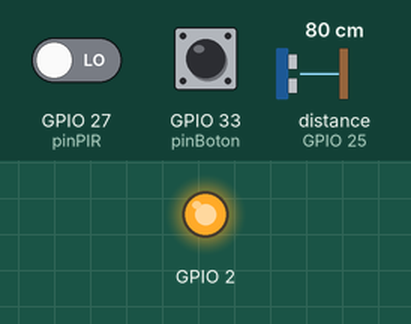
The sketch below on a simulated ESP32. On the bench: output pins drawn as LEDs (lit = HIGH). The inputs (shaded band) are chosen by the test bench; at power-on: GPIO 27 (pinPIR) LOW, GPIO 33 (pinBoton) LOW, distance to the obstacle (sensor on GPIO 25) 80 cm. The echo pulse lasts 58.3 µs per cm; WiFi joins after 1.5 s; servers stay silent unless stated; web services answer with replies made up by the test bench; pins used as bus, display or sensor lines are not drawn; what the sketch prints to the serial monitor is not drawn.

Above: at 0.01 s.
At 3.0 s:
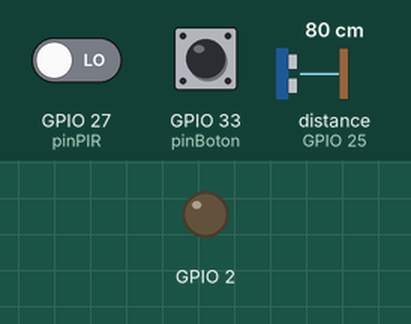
3.1 s: GPIO 27 (pinPIR) driven HIGH
Timing chart, 0 to 6.1 s (numbered marks = the images above; inputs shaded):
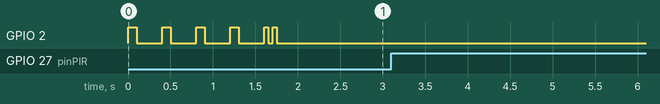

The sketch:

E1.ino
```cpp
/*---------------------------------------------
  Curso de Desarrollo IoT
  Módulo: Masters
  Clase: 5
  Ejercicio: 1

  PINOUT:
  (HC-SR04)
  TRIG -> D26
  ECHO -> D25

  (HC-SR501)
  OUT -> D27

  (Pulsador)
  term -> D33
---------------------------------------------*/

#include <WiFi.h>
#include <HTTPClient.h>
#include <UrlEncode.h>

const char* ssid = "__________________";
const char* password = "__________________";

const String apiKey = "__________________"; // Token de CallMeBot
const String numero = "__________________"; // Número de teléfono para enviar mensajes

const int pinBoton = 33;
const int pinTrig = 26;
const int pinEcho = 25;
const int pinPIR = 27;

bool deteccion = false; // Variable para controlar la detección de movimiento

void setup() {
  Serial.begin(115200);

  pinMode(pinBoton, INPUT);
  pinMode(pinPIR, INPUT);
  pinMode(pinEcho, INPUT);
  pinMode(pinTrig, OUTPUT);

  setup_wifi(); // Inicialización de la conexión Wi-Fi
}

void loop() {
  checarPresencia();
  checarBoton();
  delay(500);
}

void checarPresencia() {
  int valSensor = digitalRead(pinPIR);
  Serial.println("Presencia valor: " + (String)valSensor);

  if (deteccion == false && valSensor == 1) { // Si se detecta movimiento y no se había detectado previamente
    String msg = "Persona detectada a " + (String)medirDistancia() + " cm";
    enviarMensajeWsp(msg); // Enviar el mensaje por WhatsApp
    deteccion = true; // Actualizar el estado de detección
  } else if (deteccion == true && valSensor == 0) { // Si no hay movimiento y se había detectado previamente
    deteccion = false; // Restablecer el estado de detección
  }
}

void setup_wifi() {
  pinMode(2, OUTPUT);
  Serial.println("Conectando a la red Wi-Fi...");

  WiFi.begin(ssid, password);

  while (WiFi.status() != WL_CONNECTED) {
    Serial.print(".");
    digitalWrite(2, HIGH);
    delay(100);
    digitalWrite(2, LOW);
    delay(300);
  }

  for (int i = 0; i <= 1; i++) {
    digitalWrite(2, HIGH);
    delay(50);
    digitalWrite(2, LOW);
    delay(50);
  }

  Serial.println("");
  Serial.println(WiFi.localIP());
}

void enviarMensajeWsp(String mensaje) {
  String url = "https://api.callmebot.com/whatsapp.php?phone=" + numero + "&apikey=" + apiKey + "&text=" + urlEncode(mensaje); // Construir la URL para enviar el mensaje

  int httpCode;
  HTTPClient http;
  http.begin(url); // Iniciar la conexión HTTP
  httpCode = http.POST(url); // Enviar el mensaje

  if (httpCode == 200) { // Verificar si la solicitud fue exitosa
    Serial.println("Enviado correctamente");
  } else {
    Serial.println("Error HTTP!"); // Mostrar un mensaje de error en caso de fallo
  }
  http.end(); // Finalizar la conexión HTTP
}

float medirDistancia() {
  digitalWrite(pinTrig, HIGH); // Generar un pulso corto para activar el sensor ultrasónico
  delayMicroseconds(10);
  digitalWrite(pinTrig, LOW);

  long duracionPulso = pulseIn(pinEcho, HIGH); // Medir la duración del pulso de eco

  float distancia = duracionPulso * 0.034 / 2; // Calcular la distancia en centímetros
  Serial.println(distancia);
  return distancia;
}

void checarBoton() {
  if (digitalRead(pinBoton) == HIGH) {
    enviarMensajeWsp("¡Alerta, botón de alarma presionado! Llamar al 911"); // Enviar mensaje de alerta
  }
}
```

Measured:
- after the input at 3.1 s, every drawn part: stays the same
